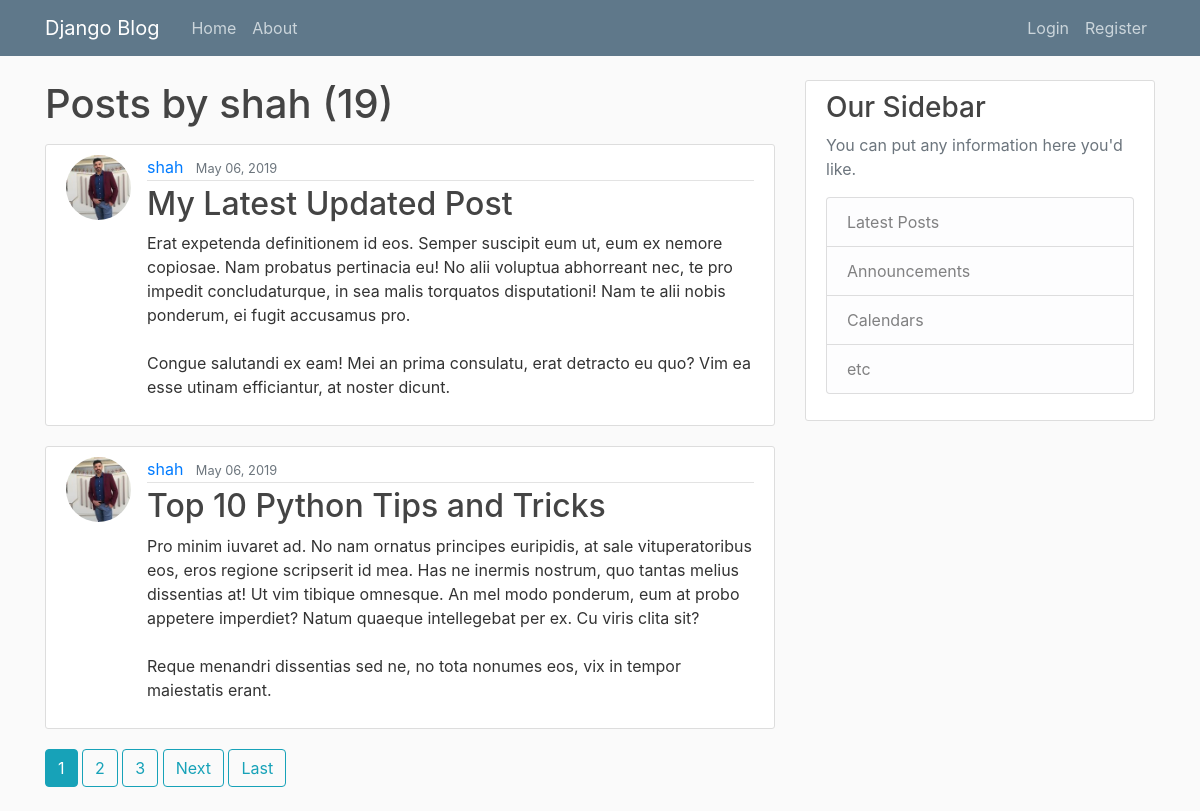
The page /user/shah on the database its author committed.
### blog/models.py (models this page shows, shortened)
class Post(models.Model):
    title = models.CharField(max_length=100)
    content = models.TextField()
    date_posted = models.DateTimeField(default=timezone.now)
    author = models.ForeignKey(User, on_delete=models.CASCADE)

### users/models.py (models this page shows, shortened)
class Profile(models.Model):
    user = models.OneToOneField(User, on_delete=models.CASCADE)
    image = models.ImageField(default='profile_pics/default.jpg', upload_to='profile_pics')

### blog/views.py (the view)
# urls.py: path('user/<str:username>', UserPostListView.as_view(), name='user-posts'),
class UserPostListView(ListView):
    model = Post
    template_name = 'blog/user_posts.html'  # <app>/<model>_<viewtype>.html
    context_object_name = 'posts'
    paginate_by = 2
    def get_queryset(self):
        user = get_object_or_404(User, username=self.kwargs.get('username'))
        return Post.objects.filter(author=user).order_by('-date_posted')

### blog/templates/blog/user_posts.html (shortened to what this page needs)
{% extends "blog/base.html" %}
{% block content %}
    <h1 class="mb-3">Posts by {{ view.kwargs.username }} ({{ page_obj.paginator.count }})</h1>
    {% for post in posts %}
        <article class="media content-section">
          <img class="rounded-circle article-img" src="{{ post.author.profile.image.url }}">
          <div class="media-body">
            <div class="article-metadata">
              <a class="mr-2" href="{% url 'user-posts' post.author.username %}">{{ post.author }}</a>
              <small class="text-muted">{{ post.date_posted|date:"F d, Y" }}</small>
            </div>
            <h2><a class="article-title" href="{% url 'post_detail' post.id %}">{{ post.title }}</a></h2>
            <p class="article-content">{{ post.content }}</p>
          </div>
        </article>
    {% endfor %}
    {% if is_paginated %}
      {% for num in page_obj.paginator.page_range %}
        {% if page_obj.number == num %}
          <a class="btn btn-info mb-4" href="?page={{ num }}">{{ num }}</a>
        {% elif num > page_obj.number|add:'-3' and num < page_obj.number|add:'3' %}
          <a class="btn btn-outline-info mb-4" href="?page={{ num }}">{{ num }}</a>
        {% endif %}
      {% endfor %}
      {% if page_obj.has_next %}
        <a class="btn btn-outline-info mb-4" href="?page={{ page_obj.next_page_number }}">Next</a>
        <a class="btn btn-outline-info mb-4" href="?page={{ page_obj.paginator.num_pages }}">Last</a>
      {% endif %}
    {% endif %}
{% endblock content %}

### blog/static/blog/main.css (style rules this page uses)
body { background: #fafafa; color: #333333; margin-top: 5rem; }
h1, h2, h3, h4, h5, h6 { color: #444444; }
.content-section { background: #ffffff; padding: 10px 20px; border: 1px solid #dddddd; border-radius: 3px; margin-bottom: 20px; }
.article-title { color: #444444; }
.article-content { white-space: pre-line; }
.article-img { height: 65px; width: 65px; margin-right: 16px; }
.article-metadata { padding-bottom: 1px; margin-bottom: 4px; border-bottom: 1px solid #e3e3e3 }

### rows shown on the page
Post: author.profile.image (picture), author "shah", date_posted "May 06, 2019", title "My Latest Updated Post", content "Erat expetenda definitionem id eos. Semper suscipit eum ut, eum ex nemore copiosae. Nam probatus pertinacia eu! No alii voluptua abhorreant nec, te pro impedit concludaturque, in sea malis torquatos disputationi! Nam te alii nobis ponderum, ei fugit accusamus pro. Congue salutandi ex eam! Mei an prima consulatu, erat detracto eu quo? Vim ea esse utinam efficiantur, at noster dicunt."
Post: author.profile.image (picture), author "shah", date_posted "May 06, 2019", title "Top 10 Python Tips and Tricks", content "Pro minim iuvaret ad. No nam ornatus principes euripidis, at sale vituperatoribus eos, eros regione scripserit id mea. Has ne inermis nostrum, quo tantas melius dissentias at! Ut vim tibique omnesque. An mel modo ponderum, eum at probo appetere imperdiet? Natum quaeque intellegebat per ex. Cu viris clita sit? Reque menandri dissentias sed ne, no tota nonumes eos, vix in tempor maiestatis erant."

### other values the page prints
{{ view.kwargs.username }} "shah"
{{ page_obj.paginator.count }} "19"
{{ num }} "1"
{{ num }} "2" "3"
